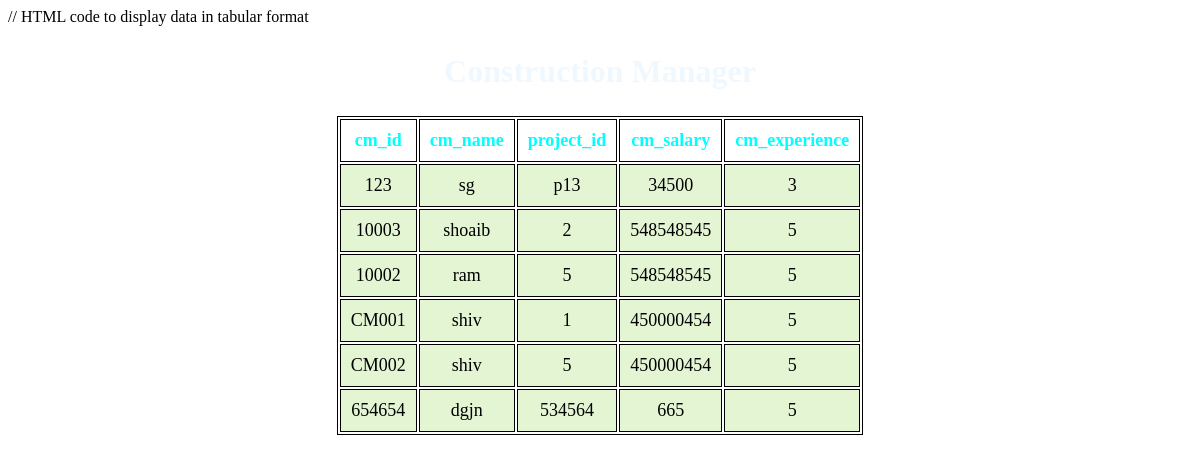
/cmview.php, run on the app's committed database.
### tables this page shows
CREATE TABLE IF NOT EXISTS `construction_manager` (
  `cm_id` varchar(50) NOT NULL,
  `cm_name` varchar(50) DEFAULT NULL,
  `project_id` varchar(50) DEFAULT NULL,
  `cm_experience` varchar(50) DEFAULT NULL,
  `cm_salary` varchar(50) DEFAULT NULL,
  PRIMARY KEY (`cm_id`)
);

### cmview.php (the view, shortened to what this page needs)
<?php
$host = "localhost";
$dbusername = "root";
$dbpassword = "";
$dbname = "admin";
$mysqli = new mysqli ($host, $dbusername, $dbpassword, $dbname);
$sql = "SELECT * FROM construction_manager";
$result = $mysqli->query($sql);
?>
<!DOCTYPE html>
<html lang="en">
<head>
</head>
<body>
    <section>
        <h1>Construction Manager</h1>
        <table>
            <tr>
                <th>cm_id</th>
                <th>cm_name</th>
                <th>project_id</th>
                <th>cm_salary</th>
                <th>cm_experience</th>
            </tr>
            <?php
                while($rows=$result->fetch_assoc())
                {
             ?>
            <tr>
                <td><?php echo $rows['cm_id'];?></td>
                <td><?php echo $rows['cm_name'];?></td>
                <td><?php echo $rows['project_id'];?></td>
                <td><?php echo $rows['cm_salary'];?></td>
                <td><?php echo $rows['cm_experience'];?></td>
            </tr>
            <?php
                }
             ?>
        </table>
    </section>
</body>
</html>

### cmview.php (style rules this page uses)
table { margin: 0 auto; font-size: large; border: 1px solid black; }
h1 { text-align: center; color: aliceblue; font-size: xx-large; font-family: 'Gill Sans', 'Gill Sans MT', ' Calibri', 'Trebuchet MS', 'sans-serif'; }
td { background-color: #E4F5D4; border: 1px solid black; }
td { border: 1px solid black; padding: 10px; text-align: center; }
th { border: 1px solid black; padding: 10px; text-align: center; color: aqua; }
td { font-weight: lighter; }

### data on the page
construction_manager: cm_id "123", cm_name "sg", project "p13", cm_salary "34500", cm_experience "3"
construction_manager: cm_id "10003", cm_name "shoaib", project "2", cm_salary "548548545", cm_experience "5"
construction_manager: cm_id "10002", cm_name "ram", project "5", cm_salary "548548545", cm_experience "5"
construction_manager: cm_id "CM001", cm_name "shiv", project "1", cm_salary "450000454", cm_experience "5"
construction_manager: cm_id "CM002", cm_name "shiv", project "5", cm_salary "450000454", cm_experience "5"
construction_manager: cm_id "654654", cm_name "dgjn", project "534564", cm_salary "665", cm_experience "5"
